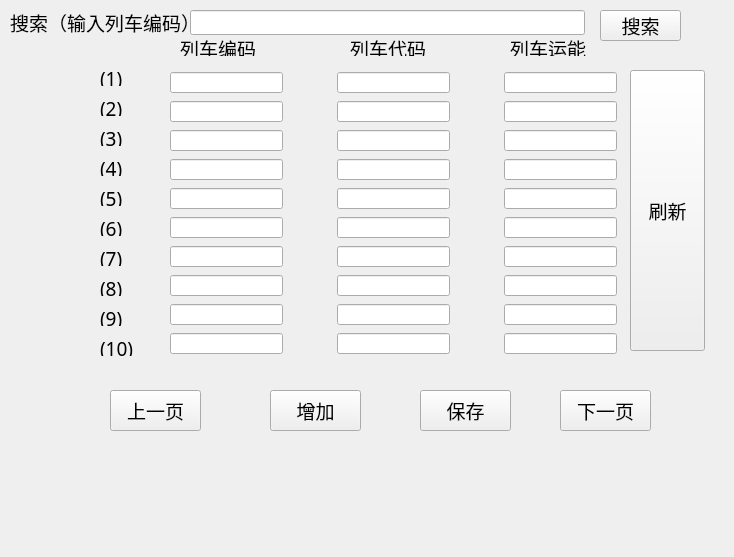
<?xml version="1.0" encoding="UTF-8"?>
<ui version="4.0">
 <class>lcgl</class>
 <widget class="QWidget" name="lcgl">
  <property name="geometry">
   <rect>
    <x>0</x>
    <y>0</y>
    <width>734</width>
    <height>557</height>
   </rect>
  </property>
  <property name="minimumSize">
   <size>
    <width>734</width>
    <height>557</height>
   </size>
  </property>
  <property name="font">
   <font>
    <family>宋体</family>
    <pointsize>14</pointsize>
   </font>
  </property>
  <property name="windowTitle">
   <string>Form</string>
  </property>
  <widget class="QLabel" name="label_10">
   <property name="geometry">
    <rect>
     <x>100</x>
     <y>250</y>
     <width>54</width>
     <height>16</height>
    </rect>
   </property>
   <property name="text">
    <string>(7)</string>
   </property>
  </widget>
  <widget class="QPushButton" name="baocun">
   <property name="geometry">
    <rect>
     <x>420</x>
     <y>390</y>
     <width>91</width>
     <height>41</height>
    </rect>
   </property>
   <property name="text">
    <string>保存</string>
   </property>
  </widget>
  <widget class="QLabel" name="label_5">
   <property name="geometry">
    <rect>
     <x>100</x>
     <y>100</y>
     <width>54</width>
     <height>16</height>
    </rect>
   </property>
   <property name="text">
    <string>(2)</string>
   </property>
  </widget>
  <widget class="QLabel" name="label_3">
   <property name="geometry">
    <rect>
     <x>350</x>
     <y>40</y>
     <width>81</width>
     <height>16</height>
    </rect>
   </property>
   <property name="text">
    <string>列车代码</string>
   </property>
  </widget>
  <widget class="QLabel" name="label_9">
   <property name="geometry">
    <rect>
     <x>100</x>
     <y>220</y>
     <width>54</width>
     <height>16</height>
    </rect>
   </property>
   <property name="text">
    <string>(6)</string>
   </property>
  </widget>
  <widget class="QPushButton" name="PB_zj">
   <property name="geometry">
    <rect>
     <x>270</x>
     <y>390</y>
     <width>91</width>
     <height>41</height>
    </rect>
   </property>
   <property name="text">
    <string>增加</string>
   </property>
  </widget>
  <widget class="QLabel" name="label_6">
   <property name="geometry">
    <rect>
     <x>100</x>
     <y>130</y>
     <width>54</width>
     <height>16</height>
    </rect>
   </property>
   <property name="text">
    <string>(3)</string>
   </property>
  </widget>
  <widget class="QLabel" name="label_11">
   <property name="geometry">
    <rect>
     <x>100</x>
     <y>280</y>
     <width>54</width>
     <height>16</height>
    </rect>
   </property>
   <property name="text">
    <string>(8)</string>
   </property>
  </widget>
  <widget class="QLabel" name="label">
   <property name="geometry">
    <rect>
     <x>180</x>
     <y>40</y>
     <width>81</width>
     <height>16</height>
    </rect>
   </property>
   <property name="text">
    <string>列车编码</string>
   </property>
  </widget>
  <widget class="QLabel" name="label_12">
   <property name="geometry">
    <rect>
     <x>100</x>
     <y>310</y>
     <width>54</width>
     <height>16</height>
    </rect>
   </property>
   <property name="text">
    <string>(9)</string>
   </property>
  </widget>
  <widget class="QLabel" name="label_14">
   <property name="geometry">
    <rect>
     <x>510</x>
     <y>40</y>
     <width>81</width>
     <height>16</height>
    </rect>
   </property>
   <property name="text">
    <string>列车运能</string>
   </property>
  </widget>
  <widget class="QLineEdit" name="sou">
   <property name="geometry">
    <rect>
     <x>190</x>
     <y>10</y>
     <width>395</width>
     <height>25</height>
    </rect>
   </property>
  </widget>
  <widget class="QLabel" name="label_4">
   <property name="geometry">
    <rect>
     <x>100</x>
     <y>70</y>
     <width>54</width>
     <height>16</height>
    </rect>
   </property>
   <property name="text">
    <string>(1)</string>
   </property>
  </widget>
  <widget class="QPushButton" name="pbsx">
   <property name="geometry">
    <rect>
     <x>630</x>
     <y>70</y>
     <width>75</width>
     <height>281</height>
    </rect>
   </property>
   <property name="text">
    <string>刷新</string>
   </property>
  </widget>
  <widget class="QPushButton" name="shangye">
   <property name="geometry">
    <rect>
     <x>110</x>
     <y>390</y>
     <width>91</width>
     <height>41</height>
    </rect>
   </property>
   <property name="text">
    <string>上一页</string>
   </property>
  </widget>
  <widget class="QLabel" name="label_7">
   <property name="geometry">
    <rect>
     <x>100</x>
     <y>160</y>
     <width>54</width>
     <height>16</height>
    </rect>
   </property>
   <property name="text">
    <string>(4)</string>
   </property>
  </widget>
  <widget class="QLabel" name="label_8">
   <property name="geometry">
    <rect>
     <x>100</x>
     <y>190</y>
     <width>54</width>
     <height>16</height>
    </rect>
   </property>
   <property name="text">
    <string>(5)</string>
   </property>
  </widget>
  <widget class="QWidget" name="layoutWidget">
   <property name="geometry">
    <rect>
     <x>170</x>
     <y>70</y>
     <width>447</width>
     <height>286</height>
    </rect>
   </property>
   <layout class="QVBoxLayout" name="verticalLayout_2">
    <item>
     <layout class="QHBoxLayout" name="horizontalLayout_11">
      <item>
       <widget class="QLineEdit" name="L11_2">
        <property name="maximumSize">
         <size>
          <width>113</width>
          <height>21</height>
         </size>
        </property>
       </widget>
      </item>
      <item>
       <spacer name="horizontalSpacer_21">
        <property name="orientation">
         <enum>Qt::Horizontal</enum>
        </property>
        <property name="sizeHint" stdset="0">
         <size>
          <width>40</width>
          <height>20</height>
         </size>
        </property>
       </spacer>
      </item>
      <item>
       <widget class="QLineEdit" name="L12_2">
        <property name="maximumSize">
         <size>
          <width>113</width>
          <height>21</height>
         </size>
        </property>
       </widget>
      </item>
      <item>
       <spacer name="horizontalSpacer_22">
        <property name="orientation">
         <enum>Qt::Horizontal</enum>
        </property>
        <property name="sizeHint" stdset="0">
         <size>
          <width>40</width>
          <height>20</height>
         </size>
        </property>
       </spacer>
      </item>
      <item>
       <widget class="QLineEdit" name="L13_2">
        <property name="maximumSize">
         <size>
          <width>113</width>
          <height>21</height>
         </size>
        </property>
       </widget>
      </item>
     </layout>
    </item>
    <item>
     <layout class="QHBoxLayout" name="horizontalLayout_12">
      <item>
       <widget class="QLineEdit" name="L21_2">
        <property name="maximumSize">
         <size>
          <width>113</width>
          <height>21</height>
         </size>
        </property>
       </widget>
      </item>
      <item>
       <spacer name="horizontalSpacer_23">
        <property name="orientation">
         <enum>Qt::Horizontal</enum>
        </property>
        <property name="sizeHint" stdset="0">
         <size>
          <width>40</width>
          <height>20</height>
         </size>
        </property>
       </spacer>
      </item>
      <item>
       <widget class="QLineEdit" name="L22_2">
        <property name="maximumSize">
         <size>
          <width>113</width>
          <height>21</height>
         </size>
        </property>
        <property name="text">
         <string/>
        </property>
       </widget>
      </item>
      <item>
       <spacer name="horizontalSpacer_24">
        <property name="orientation">
         <enum>Qt::Horizontal</enum>
        </property>
        <property name="sizeHint" stdset="0">
         <size>
          <width>40</width>
          <height>20</height>
         </size>
        </property>
       </spacer>
      </item>
      <item>
       <widget class="QLineEdit" name="L23_2">
        <property name="maximumSize">
         <size>
          <width>113</width>
          <height>21</height>
         </size>
        </property>
       </widget>
      </item>
     </layout>
    </item>
    <item>
     <layout class="QHBoxLayout" name="horizontalLayout_13">
      <item>
       <widget class="QLineEdit" name="L31_2">
        <property name="maximumSize">
         <size>
          <width>113</width>
          <height>21</height>
         </size>
        </property>
       </widget>
      </item>
      <item>
       <spacer name="horizontalSpacer_25">
        <property name="orientation">
         <enum>Qt::Horizontal</enum>
        </property>
        <property name="sizeHint" stdset="0">
         <size>
          <width>40</width>
          <height>20</height>
         </size>
        </property>
       </spacer>
      </item>
      <item>
       <widget class="QLineEdit" name="L32_2">
        <property name="maximumSize">
         <size>
          <width>113</width>
          <height>21</height>
         </size>
        </property>
       </widget>
      </item>
      <item>
       <spacer name="horizontalSpacer_26">
        <property name="orientation">
         <enum>Qt::Horizontal</enum>
        </property>
        <property name="sizeHint" stdset="0">
         <size>
          <width>40</width>
          <height>20</height>
         </size>
        </property>
       </spacer>
      </item>
      <item>
       <widget class="QLineEdit" name="L33_2">
        <property name="maximumSize">
         <size>
          <width>113</width>
          <height>21</height>
         </size>
        </property>
       </widget>
      </item>
     </layout>
    </item>
    <item>
     <layout class="QHBoxLayout" name="horizontalLayout_14">
      <item>
       <widget class="QLineEdit" name="L41_2">
        <property name="maximumSize">
         <size>
          <width>113</width>
          <height>21</height>
         </size>
        </property>
       </widget>
      </item>
      <item>
       <spacer name="horizontalSpacer_27">
        <property name="orientation">
         <enum>Qt::Horizontal</enum>
        </property>
        <property name="sizeHint" stdset="0">
         <size>
          <width>40</width>
          <height>20</height>
         </size>
        </property>
       </spacer>
      </item>
      <item>
       <widget class="QLineEdit" name="L42_2">
        <property name="maximumSize">
         <size>
          <width>113</width>
          <height>21</height>
         </size>
        </property>
       </widget>
      </item>
      <item>
       <spacer name="horizontalSpacer_28">
        <property name="orientation">
         <enum>Qt::Horizontal</enum>
        </property>
        <property name="sizeHint" stdset="0">
         <size>
          <width>40</width>
          <height>20</height>
         </size>
        </property>
       </spacer>
      </item>
      <item>
       <widget class="QLineEdit" name="L43_2">
        <property name="maximumSize">
         <size>
          <width>113</width>
          <height>21</height>
         </size>
        </property>
       </widget>
      </item>
     </layout>
    </item>
    <item>
     <layout class="QHBoxLayout" name="horizontalLayout_15">
      <item>
       <widget class="QLineEdit" name="L51_2">
        <property name="maximumSize">
         <size>
          <width>113</width>
          <height>21</height>
         </size>
        </property>
       </widget>
      </item>
      <item>
       <spacer name="horizontalSpacer_29">
        <property name="orientation">
         <enum>Qt::Horizontal</enum>
        </property>
        <property name="sizeHint" stdset="0">
         <size>
          <width>40</width>
          <height>20</height>
         </size>
        </property>
       </spacer>
      </item>
      <item>
       <widget class="QLineEdit" name="L52_2">
        <property name="maximumSize">
         <size>
          <width>113</width>
          <height>21</height>
         </size>
        </property>
       </widget>
      </item>
      <item>
       <spacer name="horizontalSpacer_30">
        <property name="orientation">
         <enum>Qt::Horizontal</enum>
        </property>
        <property name="sizeHint" stdset="0">
         <size>
          <width>40</width>
          <height>20</height>
         </size>
        </property>
       </spacer>
      </item>
      <item>
       <widget class="QLineEdit" name="L53_2">
        <property name="maximumSize">
         <size>
          <width>113</width>
          <height>21</height>
         </size>
        </property>
       </widget>
      </item>
     </layout>
    </item>
    <item>
     <layout class="QHBoxLayout" name="horizontalLayout_16">
      <item>
       <widget class="QLineEdit" name="L61_2">
        <property name="maximumSize">
         <size>
          <width>113</width>
          <height>21</height>
         </size>
        </property>
       </widget>
      </item>
      <item>
       <spacer name="horizontalSpacer_31">
        <property name="orientation">
         <enum>Qt::Horizontal</enum>
        </property>
        <property name="sizeHint" stdset="0">
         <size>
          <width>40</width>
          <height>20</height>
         </size>
        </property>
       </spacer>
      </item>
      <item>
       <widget class="QLineEdit" name="L62_2">
        <property name="maximumSize">
         <size>
          <width>113</width>
          <height>21</height>
         </size>
        </property>
       </widget>
      </item>
      <item>
       <spacer name="horizontalSpacer_32">
        <property name="orientation">
         <enum>Qt::Horizontal</enum>
        </property>
        <property name="sizeHint" stdset="0">
         <size>
          <width>40</width>
          <height>20</height>
         </size>
        </property>
       </spacer>
      </item>
      <item>
       <widget class="QLineEdit" name="L63_2">
        <property name="maximumSize">
         <size>
          <width>113</width>
          <height>21</height>
         </size>
        </property>
       </widget>
      </item>
     </layout>
    </item>
    <item>
     <layout class="QHBoxLayout" name="horizontalLayout_17">
      <item>
       <widget class="QLineEdit" name="L71_2">
        <property name="maximumSize">
         <size>
          <width>113</width>
          <height>21</height>
         </size>
        </property>
       </widget>
      </item>
      <item>
       <spacer name="horizontalSpacer_33">
        <property name="orientation">
         <enum>Qt::Horizontal</enum>
        </property>
        <property name="sizeHint" stdset="0">
         <size>
          <width>40</width>
          <height>20</height>
         </size>
        </property>
       </spacer>
      </item>
      <item>
       <widget class="QLineEdit" name="L72_2">
        <property name="maximumSize">
         <size>
          <width>113</width>
          <height>21</height>
         </size>
        </property>
       </widget>
      </item>
      <item>
       <spacer name="horizontalSpacer_34">
        <property name="orientation">
         <enum>Qt::Horizontal</enum>
        </property>
        <property name="sizeHint" stdset="0">
         <size>
          <width>40</width>
          <height>20</height>
         </size>
        </property>
       </spacer>
      </item>
      <item>
       <widget class="QLineEdit" name="L73_2">
        <property name="maximumSize">
         <size>
          <width>113</width>
          <height>21</height>
         </size>
        </property>
       </widget>
      </item>
     </layout>
    </item>
    <item>
     <layout class="QHBoxLayout" name="horizontalLayout_18">
      <item>
       <widget class="QLineEdit" name="L81_2">
        <property name="maximumSize">
         <size>
          <width>113</width>
          <height>21</height>
         </size>
        </property>
       </widget>
      </item>
      <item>
       <spacer name="horizontalSpacer_35">
        <property name="orientation">
         <enum>Qt::Horizontal</enum>
        </property>
        <property name="sizeHint" stdset="0">
         <size>
          <width>40</width>
          <height>20</height>
         </size>
        </property>
       </spacer>
      </item>
      <item>
       <widget class="QLineEdit" name="L82_2">
        <property name="maximumSize">
         <size>
          <width>113</width>
          <height>21</height>
         </size>
        </property>
       </widget>
      </item>
      <item>
       <spacer name="horizontalSpacer_36">
        <property name="orientation">
         <enum>Qt::Horizontal</enum>
        </property>
        <property name="sizeHint" stdset="0">
         <size>
          <width>40</width>
          <height>20</height>
         </size>
        </property>
       </spacer>
      </item>
      <item>
       <widget class="QLineEdit" name="L83_2">
        <property name="maximumSize">
         <size>
          <width>113</width>
          <height>21</height>
         </size>
        </property>
       </widget>
      </item>
     </layout>
    </item>
    <item>
     <layout class="QHBoxLayout" name="horizontalLayout_19">
      <item>
       <widget class="QLineEdit" name="L91_2">
        <property name="maximumSize">
         <size>
          <width>113</width>
          <height>21</height>
         </size>
        </property>
       </widget>
      </item>
      <item>
       <spacer name="horizontalSpacer_37">
        <property name="orientation">
         <enum>Qt::Horizontal</enum>
        </property>
        <property name="sizeHint" stdset="0">
         <size>
          <width>40</width>
          <height>20</height>
         </size>
        </property>
       </spacer>
      </item>
      <item>
       <widget class="QLineEdit" name="L92_2">
        <property name="maximumSize">
         <size>
          <width>113</width>
          <height>21</height>
         </size>
        </property>
       </widget>
      </item>
      <item>
       <spacer name="horizontalSpacer_38">
        <property name="orientation">
         <enum>Qt::Horizontal</enum>
        </property>
        <property name="sizeHint" stdset="0">
         <size>
          <width>40</width>
          <height>20</height>
         </size>
        </property>
       </spacer>
      </item>
      <item>
       <widget class="QLineEdit" name="L93_2">
        <property name="maximumSize">
         <size>
          <width>113</width>
          <height>21</height>
         </size>
        </property>
       </widget>
      </item>
     </layout>
    </item>
    <item>
     <layout class="QHBoxLayout" name="horizontalLayout_20">
      <item>
       <widget class="QLineEdit" name="L101_2">
        <property name="maximumSize">
         <size>
          <width>113</width>
          <height>21</height>
         </size>
        </property>
       </widget>
      </item>
      <item>
       <spacer name="horizontalSpacer_39">
        <property name="orientation">
         <enum>Qt::Horizontal</enum>
        </property>
        <property name="sizeHint" stdset="0">
         <size>
          <width>40</width>
          <height>20</height>
         </size>
        </property>
       </spacer>
      </item>
      <item>
       <widget class="QLineEdit" name="L102_2">
        <property name="maximumSize">
         <size>
          <width>113</width>
          <height>21</height>
         </size>
        </property>
       </widget>
      </item>
      <item>
       <spacer name="horizontalSpacer_40">
        <property name="orientation">
         <enum>Qt::Horizontal</enum>
        </property>
        <property name="sizeHint" stdset="0">
         <size>
          <width>40</width>
          <height>20</height>
         </size>
        </property>
       </spacer>
      </item>
      <item>
       <widget class="QLineEdit" name="L103_2">
        <property name="maximumSize">
         <size>
          <width>113</width>
          <height>21</height>
         </size>
        </property>
       </widget>
      </item>
     </layout>
    </item>
   </layout>
  </widget>
  <widget class="QPushButton" name="pb_seek">
   <property name="geometry">
    <rect>
     <x>600</x>
     <y>10</y>
     <width>81</width>
     <height>31</height>
    </rect>
   </property>
   <property name="text">
    <string>搜索</string>
   </property>
  </widget>
  <widget class="QPushButton" name="xiaye">
   <property name="geometry">
    <rect>
     <x>560</x>
     <y>390</y>
     <width>91</width>
     <height>41</height>
    </rect>
   </property>
   <property name="text">
    <string>下一页</string>
   </property>
  </widget>
  <widget class="QLabel" name="label_2">
   <property name="geometry">
    <rect>
     <x>10</x>
     <y>10</y>
     <width>190</width>
     <height>25</height>
    </rect>
   </property>
   <property name="text">
    <string>搜索（输入列车编码）：</string>
   </property>
  </widget>
  <widget class="QLabel" name="label_13">
   <property name="geometry">
    <rect>
     <x>100</x>
     <y>340</y>
     <width>54</width>
     <height>16</height>
    </rect>
   </property>
   <property name="text">
    <string>(10)</string>
   </property>
  </widget>
 </widget>
 <resources/>
 <connections/>
</ui>
